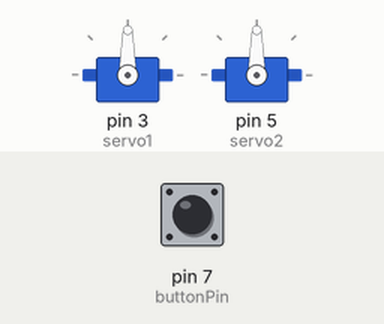
A sketch run on a simulated Arduino Uno, built with avr-gcc and run on an emulated ATmega328P. Parts: 2 × servo. The test bench sets the inputs (shaded band); at power-on: pin 7 (buttonPin) HIGH.

Above: at 1.2 s.
1.3 s: pin 7 (buttonPin) pulled LOW for 0.15 s
At 1.45 s:
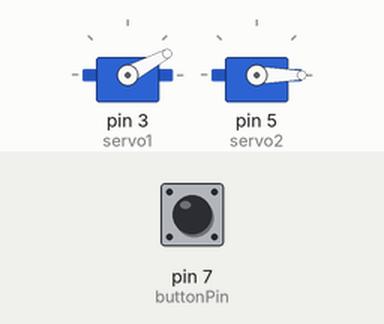
4.3 s: pin 7 (buttonPin) pulled LOW for 1 s
At 4.49 s:
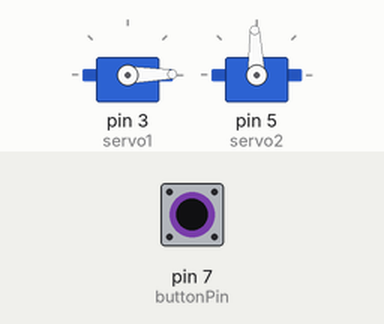
7.3 s: pin 7 (buttonPin) pulled LOW for 3.2 s
At 7.84 s:
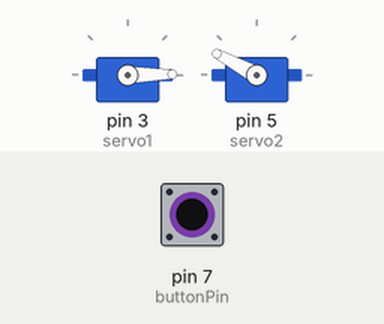
12.0 s: pin 7 (buttonPin) driven LOW
15.0 s: pin 7 (buttonPin) pulsed HIGH 5 times (0.12 s each, 0.3 s apart)
Timing chart, 0 to 22.6 s (numbered marks = the images above; inputs shaded):
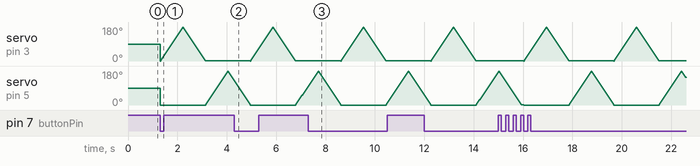

The sketch:

QuackLearners.ino
```cpp
#include <Servo.h>

//random change

//Defining servos
Servo servo1;
Servo servo2;

//Servo position is degrees
int servoPos = 0;
int buttonPin;

void setup()
{
  //Define servos signal inputs (Digital PWM 3-5)
  buttonPin = 7;
  pinMode(buttonPin, INPUT_PULLUP);
  servo1.attach(3);
  servo2.attach(5);
}

void loop()
{
  while(1){
    if(digitalRead(buttonPin) == LOW){
      servo1.write(0);
      servo2.write(0);
      for(servoPos = 0; servoPos < 180; servoPos++){
        servo1.write(servoPos);
        delay(5);
      }
      for(servoPos = 180; servoPos > 0; servoPos--){
        servo1.write(servoPos);
        delay(5);
      }
      for(servoPos = 0; servoPos < 180; servoPos++){
        servo2.write(servoPos);
        delay(5);
      }
      for(servoPos = 180; servoPos > 0; servoPos--){
        servo2.write(servoPos);
        delay(5);
      }
    }
  }
}
```
